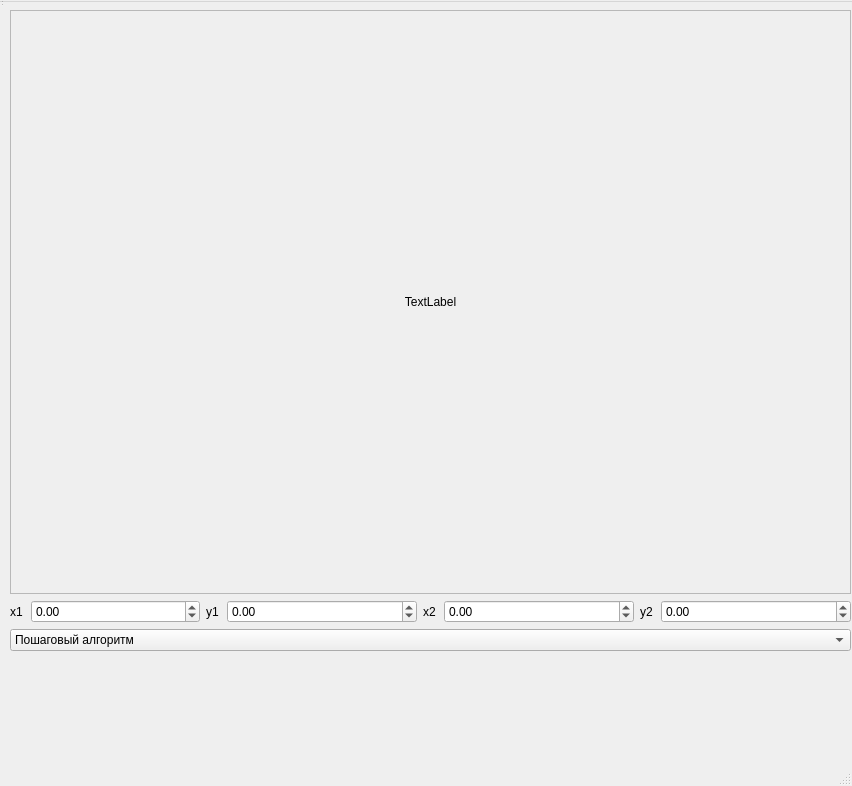
<?xml version="1.0" encoding="UTF-8"?>
<ui version="4.0">
 <class>MainWindow</class>
 <widget class="QMainWindow" name="MainWindow">
  <property name="geometry">
   <rect>
    <x>0</x>
    <y>0</y>
    <width>852</width>
    <height>786</height>
   </rect>
  </property>
  <property name="windowTitle">
   <string>MainWindow</string>
  </property>
  <widget class="QWidget" name="centralwidget">
   <widget class="QWidget" name="centralwidget_2" native="true">
    <property name="geometry">
     <rect>
      <x>0</x>
      <y>-20</y>
      <width>861</width>
      <height>701</height>
     </rect>
    </property>
    <widget class="QWidget" name="centralwidget_3">
     <property name="geometry">
      <rect>
       <x>10</x>
       <y>30</y>
       <width>841</width>
       <height>641</height>
      </rect>
     </property>
     <layout class="QVBoxLayout" name="verticalLayout_3">
      <item>
       <widget class="QScrollArea" name="scrollArea">
        <property name="widgetResizable">
         <bool>true</bool>
        </property>
        <widget class="QWidget" name="scrollAreaWidgetContents">
         <property name="geometry">
          <rect>
           <x>0</x>
           <y>0</y>
           <width>833</width>
           <height>561</height>
          </rect>
         </property>
         <layout class="QVBoxLayout" name="verticalLayout_4">
          <item>
           <widget class="QLabel" name="label">
            <property name="text">
             <string>TextLabel</string>
            </property>
            <property name="alignment">
             <set>Qt::AlignCenter</set>
            </property>
           </widget>
          </item>
         </layout>
        </widget>
       </widget>
      </item>
      <item>
       <layout class="QHBoxLayout" name="horizontalLayout">
        <item>
         <layout class="QVBoxLayout" name="verticalLayout">
          <item>
           <layout class="QHBoxLayout" name="horizontalLayout_2">
            <item>
             <widget class="QLabel" name="label_2">
              <property name="maximumSize">
               <size>
                <width>15</width>
                <height>16777215</height>
               </size>
              </property>
              <property name="text">
               <string>x1</string>
              </property>
             </widget>
            </item>
            <item>
             <widget class="QDoubleSpinBox" name="doubleSpinBox">
              <property name="minimum">
               <double>-100.000000000000000</double>
              </property>
             </widget>
            </item>
           </layout>
          </item>
         </layout>
        </item>
        <item>
         <widget class="QLabel" name="label_3">
          <property name="minimumSize">
           <size>
            <width>6</width>
            <height>0</height>
           </size>
          </property>
          <property name="maximumSize">
           <size>
            <width>15</width>
            <height>16777215</height>
           </size>
          </property>
          <property name="sizeIncrement">
           <size>
            <width>1</width>
            <height>0</height>
           </size>
          </property>
          <property name="baseSize">
           <size>
            <width>6</width>
            <height>0</height>
           </size>
          </property>
          <property name="text">
           <string>y1</string>
          </property>
         </widget>
        </item>
        <item>
         <widget class="QDoubleSpinBox" name="doubleSpinBox_3">
          <property name="minimum">
           <double>-100.000000000000000</double>
          </property>
         </widget>
        </item>
        <item>
         <widget class="QLabel" name="label_4">
          <property name="maximumSize">
           <size>
            <width>15</width>
            <height>16777215</height>
           </size>
          </property>
          <property name="text">
           <string>x2</string>
          </property>
         </widget>
        </item>
        <item>
         <widget class="QDoubleSpinBox" name="doubleSpinBox_2">
          <property name="minimum">
           <double>-100.000000000000000</double>
          </property>
         </widget>
        </item>
        <item>
         <widget class="QLabel" name="label_5">
          <property name="sizePolicy">
           <sizepolicy hsizetype="Minimum" vsizetype="Preferred">
            <horstretch>0</horstretch>
            <verstretch>0</verstretch>
           </sizepolicy>
          </property>
          <property name="maximumSize">
           <size>
            <width>15</width>
            <height>16777215</height>
           </size>
          </property>
          <property name="text">
           <string>y2</string>
          </property>
         </widget>
        </item>
        <item>
         <widget class="QDoubleSpinBox" name="doubleSpinBox_4">
          <property name="minimum">
           <double>-100.000000000000000</double>
          </property>
         </widget>
        </item>
       </layout>
      </item>
      <item>
       <widget class="QComboBox" name="comboBox">
        <item>
         <property name="text">
          <string>Пошаговый алгоритм</string>
         </property>
        </item>
        <item>
         <property name="text">
          <string>Алгоритм ЦДА</string>
         </property>
        </item>
        <item>
         <property name="text">
          <string>Алгоритм Брезенхема </string>
         </property>
        </item>
        <item>
         <property name="text">
          <string>Алгоритм Брезенхема (окружность)</string>
         </property>
        </item>
       </widget>
      </item>
     </layout>
    </widget>
   </widget>
   <widget class="QMenuBar" name="menubar_2">
    <property name="geometry">
     <rect>
      <x>0</x>
      <y>-20</y>
      <width>854</width>
      <height>22</height>
     </rect>
    </property>
   </widget>
   <widget class="QStatusBar" name="statusbar_2">
    <property name="geometry">
     <rect>
      <x>0</x>
      <y>-20</y>
      <width>3</width>
      <height>27</height>
     </rect>
    </property>
   </widget>
  </widget>
  <widget class="QMenuBar" name="menubar">
   <property name="geometry">
    <rect>
     <x>0</x>
     <y>0</y>
     <width>852</width>
     <height>22</height>
    </rect>
   </property>
  </widget>
  <widget class="QStatusBar" name="statusbar"/>
  <action name="a_StepByStep">
   <property name="text">
    <string>Пошаговый</string>
   </property>
  </action>
  <action name="a_Bresenham">
   <property name="text">
    <string> Брезенхэма</string>
   </property>
  </action>
  <action name="a_DDA">
   <property name="text">
    <string>ЦДА</string>
   </property>
  </action>
  <action name="a_circle">
   <property name="text">
    <string>Брезенхэма(окружность)</string>
   </property>
  </action>
 </widget>
 <resources/>
 <connections/>
</ui>
